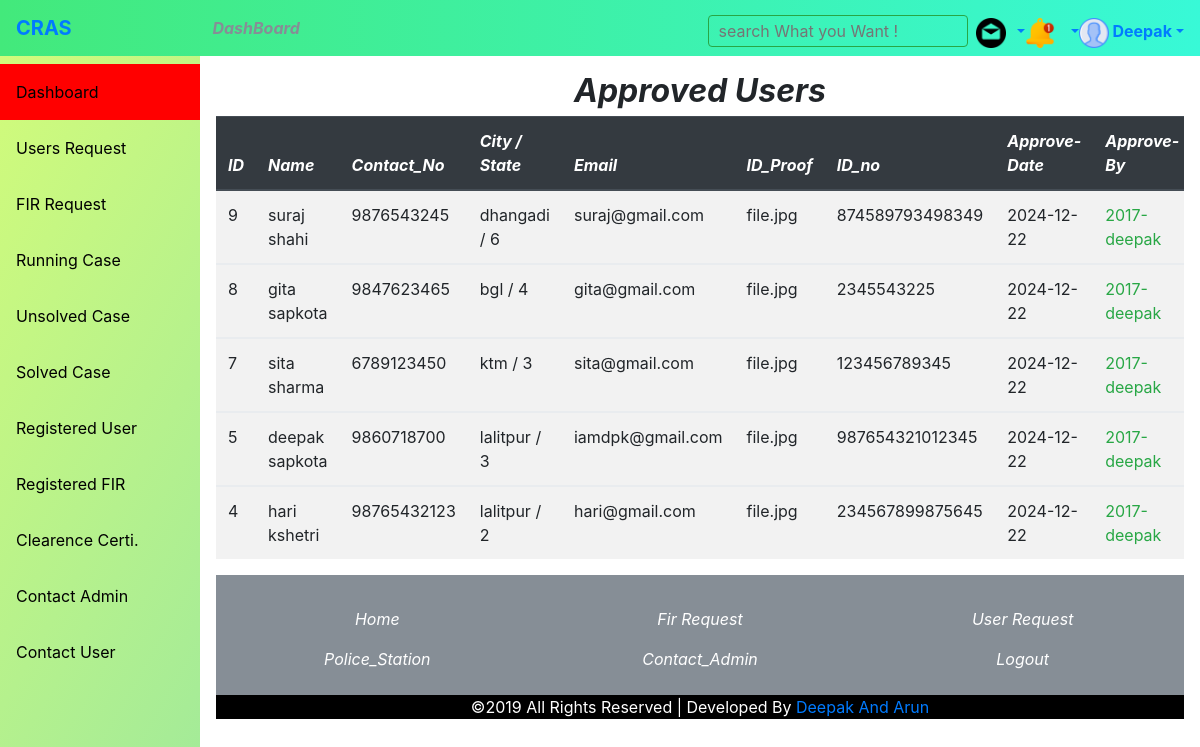
The page /sub-admin/subadmin_dashboard.php?option=registered_user (signed in) on the database its author committed.
### tables this page shows
CREATE TABLE `subadmin_details` (
  `sadmin_id` int(10) NOT NULL,
  `batch_no` varchar(17) NOT NULL,
  `first_name` text NOT NULL,
  `middle_name` text NOT NULL,
  `last_name` text NOT NULL,
  `gender` text NOT NULL,
  `age` int(10) NOT NULL,
  `contact_no` varchar(14) NOT NULL,
  `city` varchar(13) NOT NULL,
  `state` varchar(13) NOT NULL,
  `zcode` int(9) NOT NULL,
  `username` varchar(13) NOT NULL,
  `email` varchar(35) NOT NULL,
  `password` varchar(255) NOT NULL,
  `identity_no` varchar(17) NOT NULL,
  `type` varchar(9) NOT NULL,
  `datetime` date NOT NULL
);

CREATE TABLE `user_details` (
  `u_id` int(10) NOT NULL,
  `first_name` text NOT NULL,
  `middle_name` text NOT NULL,
  `last_name` text NOT NULL,
  `gender` text NOT NULL,
  `age` int(10) NOT NULL,
  `contact_no` varchar(14) NOT NULL,
  `city` varchar(13) NOT NULL,
  `state` varchar(13) NOT NULL,
  `zcode` int(9) NOT NULL,
  `username` varchar(13) NOT NULL,
  `email` varchar(35) NOT NULL,
  `password` varchar(255) NOT NULL,
  `identity_no` varchar(17) NOT NULL,
  `type` varchar(9) NOT NULL,
  `status` varchar(8) NOT NULL,
  `datetime` varchar(70) NOT NULL
);

### sub-admin/registered_user.php (the view, shortened to what this page needs)
<!DOCTYPE html>
<html>
<head>
   <link rel="stylesheet" href="../bootstrap/css/bootstrap.min.css" >
</head>
<body>
<section>
  <h2 class="text-capitalize text-center font-weight-bold font-italic"> Approved Users</h2>
  <table class="table table-striped table-hover table-responsive">
            <thead class="thead-dark bg-dark text-white font-italic">
              <tr>
                <th>ID</th>
                <th>Name</th>
                <th>Contact_No</th>
                <th>City / State</th>
                <th>Email</th>
                <th>ID_Proof</th>
                <th>ID_no</th>
                <th>Approve-Date</th>
                <th>Approve-By</th>
              </tr>
            </thead>
 <?php
   global $conn;
   $sql="SELECT * FROM user_details WHERE status='on' ORDER BY u_id desc";
    $rs1 = mysqli_query(  $conn,$sql );
     while( $row = mysqli_fetch_array( $rs1 )){
        $u_id=$row['u_id'];
        $first_name=$row["first_name"];
        $last_name=$row["last_name"];
        $contact_no=$row['contact_no'];
        $city=$row['city'];
        $state=$row['state'];
        $email=$row['email'];
        $identity_no=$row['identity_no'];
        $datetime=date("Y-m-d");
?>
            <tbody>
            <tr>
              <td><?php echo htmlentities($u_id); ?></td>
             <td><?php echo htmlentities($first_name." " .$last_name); ?></td>
              <td><?php echo htmlentities($contact_no); ?></td>
              <td><?php echo htmlentities($city." / ".$state); ?></td>
              <td><?php echo htmlentities($email); ?></td>
              <td>file.jpg</td>
              <td><?php echo htmlentities($identity_no); ?></td>
              <td><?php echo htmlentities($datetime); ?></td>
              <td> <span class="text-success"><?php echo $_SESSION['subadmin_batchno']; ?></span></td>
            </tr>
<?php } ?>
          </tbody>
          </table>
</section>
</body>
</html>

### sub-admin/subadmin_dashboard.php (shortened to what this page needs)
<?php
    $conn=mysqli_connect("localhost","root","",'ocras');
        $subadmin_batchno=$_SESSION['subadmin_batchno'];
        $result1=mysqli_query($conn,"SELECT first_name, last_name FROM subadmin_details where batch_no='$subadmin_batchno' ");
        $q2=mysqli_fetch_assoc($result1);
        $first_name=$_SESSION['first_name']=$q2['first_name'];
?>
<!DOCTYPE html>
<html>
<head>
<link rel="stylesheet" href="https://stackpath.bootstrapcdn.com/bootstrap/4.3.1/css/bootstrap.min.css">
</head>
<body>
<div class="sidebar">
  <a  href="#"></a>
  <a  href="#"></a>
  <a href="subadmin_dashboard.php" style="text-decoration: none;background-color: red;">Dashboard</a>
  <a href="subadmin_dashboard.php?option=users_request" style="text-decoration: none;">Users Request</a>
  <a href="subadmin_dashboard.php?option=requested_fir" style="text-decoration: none;">FIR  Request </a>
    <a  href="subadmin_dashboard.php?option=running_case" style="text-decoration: none;">Running Case</a>
    <a href="subadmin_dashboard.php?option=unsolved_case" style="text-decoration: none;">Unsolved Case</a>
     <a  href="subadmin_dashboard.php?option=solved_case" style="text-decoration: none;">Solved Case</a>
<a href="subadmin_dashboard.php?option=registered_user" style="text-decoration: none;">Registered User</a>
  <a href="subadmin_dashboard.php?option=registered_fir" style="text-decoration: none;">Registered FIR</a>
  <a href="subadmin_dashboard.php?option=clearence_certi" style="text-decoration: none;">Clearence Certi.</a>
  <a href="subadmin_dashboard.php?option=contact_admin" style="text-decoration: none;">Contact Admin</a>
  <a href="subadmin_dashboard.php?option=contact_user" style="text-decoration: none;">Contact User</a>
</div>
   <nav class="navbar navbar-expand-md navbar-darktop fixed-top " style="background-image: linear-gradient(to right, #43e97b 0%, #38f9d7 100%);color: black;font-weight: bold;">
        <a class="navbar-brand" href="#">CRAS</a>
        <div class="collapse navbar-collapse" id="navbarCollapse">
          <ul class="navbar-nav mr-auto">
            <li class="nav-item active">
              <a class="nav-link" href="#" class="text-secondary"><span class="text-secondary">DashBoard</span></a>
            </li>
          </ul>
          <ul class="navbar-nav text-justify">
               <li class="nav-item">
                <form action="" method="POST">
                  <input type="text" name="search" placeholder=" search What you Want !" class="text-justify btn btn-outline-success" style="padding: 5px;margin-top: 6px;
                  ">
                </form>
               </li>&nbsp;&nbsp;
            <li class="dropdown" style="margin-top:9px;">
              <a class="dropdown-toggle" role="button" data-toggle="dropdown" href="#" style="text-decoration: none;">
              <img src="img/email.png" style="height: 30px;width: 30px;">&nbsp;&nbsp;</a>
             </li>
             <li class="dropdown" style="margin-top:9px;">
              <a class="dropdown-toggle" role="button" data-toggle="dropdown" href="#" style="text-decoration: none;">
              <img src="img/notification.png" style="height: 30px;width: 30px;">&nbsp;&nbsp; </a>
             </li>
           <li class="dropdown" style="margin-top:9px;">
            <a class="dropdown-toggle" role="button" data-toggle="dropdown" href="#" style="text-decoration: none;">
            <img src="img/user.png" style="height: 30px;width: 30px;">&nbsp;<?php echo $first_name ;?></a>
          </li>
          </ul>
        </div>
      </nav>
      <br><br><br>
  <div class="content">
        <?php
    @$opt=$_GET['option'];
    if($opt!="")
    {
      if($opt=="users_request")
      {
      include('users_request.php');
      }
      else if($opt=="requested_fir")
      {
      include('requested_fir.php');
      }
      else if($opt=="running_case")
      {
      include('running_case.php');
      }
      else if($opt=="unsolved_case")
      {
      include('unsolved_case.php');
      }
      else if($opt=="solved_case")
      {
      include('solved_case.php');
      }
      else if($opt=="registered_fir")
      {
      include('registered_fir.php');
      }
      else if($opt=="registered_user")
      {
      include('registered_user.php');
      }
    }
    else
    {
      include 'subadmin_main.php';
    }
    ?>
 <footer style="clear: both;" class="badge-secondary "><br>
      <div class="container">
        <div class="row text-center custom-list">
          <div class="col-sm-4">
            <ul class="list-unstyled">
            <li><a href="subadmin_dashboard.php" class="nav-link">Home</a></li>
            <li ><a href="police_station.php" class="nav-link">Police_Station</a></li>
          </ul>
          </div>
          <div class="col-sm-4">
            <ul class="list-unstyled">
              <li><a href="subadmin_dashboard.php?option=requested_fir" class="nav-link">Fir Request</a></li>
               <li><a href="subadmin_dashboard.php?option=contact_admin" class="nav-link">Contact_Admin</a></li>
            </ul>
          </div>
          <div class="col-sm-4">
            <ul class="list-unstyled">
              <li><a href="subadmin_dashboard.php?option=users_request" class="nav-link">User Request</a></li>
              <li><a href="subadmin_logout.php" class="nav-link">Logout</a></li>
            </ul>
          </div>
        </div>
      </div>
      <div class="footer-copyright text-center text-white" style="background-color: black;">
            <p >&copy;2019 All Rights Reserved | Developed By <span class="text-primary">Deepak And Arun </span></p>
          </div>
    </footer>
</div>
</body>
</html>

### sub-admin/subadmin_dashboard.php (style rules this page uses)
body { margin: 0; font-family: "Lato", sans-serif; }
.sidebar { margin: 0; padding: 0; width: 200px; background-image: linear-gradient(120deg, #d4fc79 0%, #96e6a1 100%); position: fixed; height: 100%; overflow: auto; }
.sidebar a { display: block; color: black; padding: 16px; text-decoration: none; }
div.content { margin-left: 200px; padding: 1px 16px; height: 1000px; }
.nav-link { color: white;font-style: italic; }

### rows shown on the page
subadmin_details: first_name "Deepak"
user_details: u_id "9", first_name+last_name "suraj shahi", contact_no "9876543245", city+state "dhangadi / 6", email "suraj@gmail.com", identity_no "874589793498349"
user_details: u_id "8", first_name+last_name "gita sapkota", contact_no "9847623465", city+state "bgl / 4", email "gita@gmail.com", identity_no "2345543225"
user_details: u_id "7", first_name+last_name "sita sharma", contact_no "6789123450", city+state "ktm / 3", email "sita@gmail.com", identity_no "123456789345"
user_details: u_id "5", first_name+last_name "deepak sapkota", contact_no "9860718700", city+state "lalitpur / 3", email "iamdpk@gmail.com", identity_no "987654321012345"
user_details: u_id "4", first_name+last_name "hari kshetri", contact_no "98765432123", city+state "lalitpur / 2", email "hari@gmail.com", identity_no "234567899875645"
